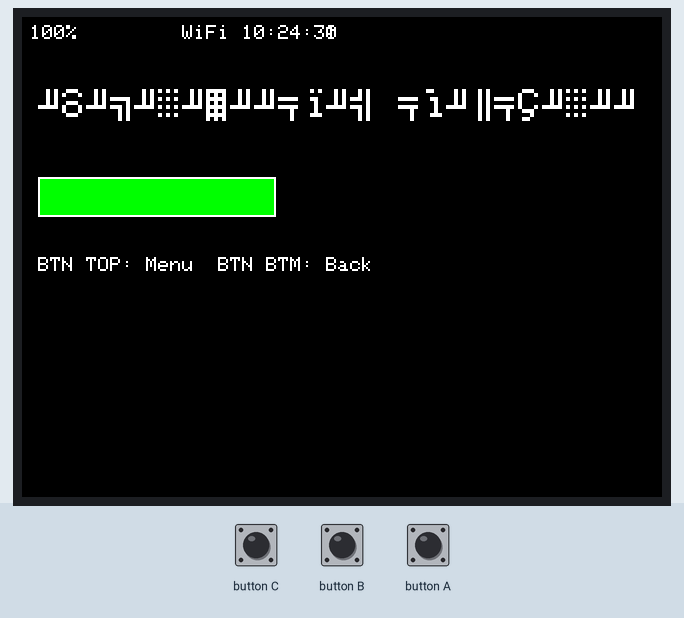
A program run on a simulated ESP32. Shown: 320×240 colour display. The test bench sets the inputs (shaded band). The local clock reads 2024-03-15 10:24:30 at power-on unless the program sets it; storage starts empty.

Above: at 1.6 s.
1.7 s: button C pressed for 0.15 s
At 2.6 s:
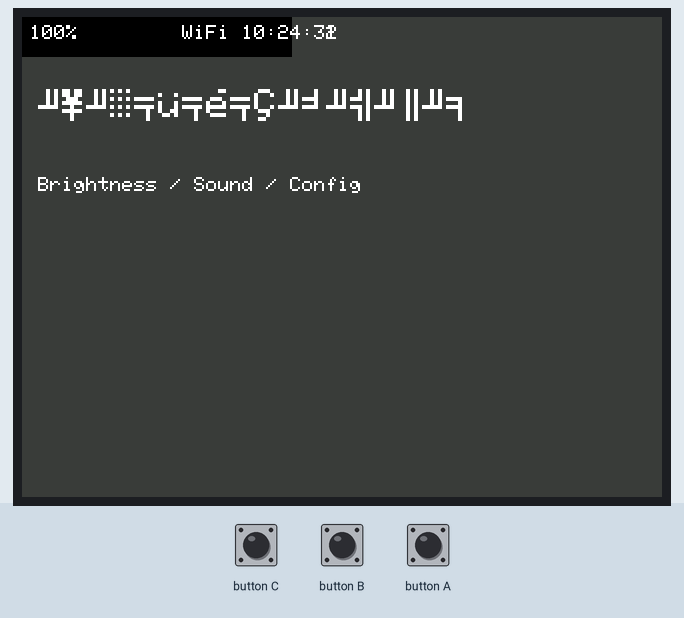
4.8 s: button B pressed for 0.15 s
At 5.8 s:
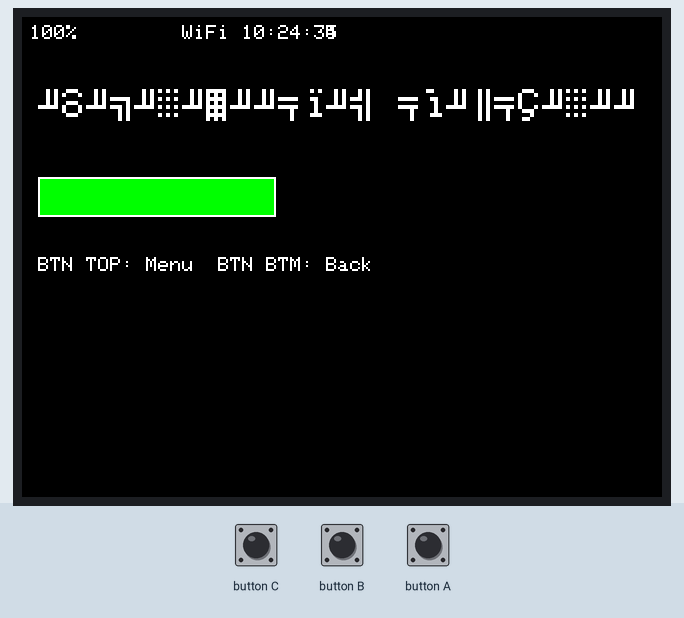
6.5 s: button A pressed for 0.15 s
At 7.8 s:
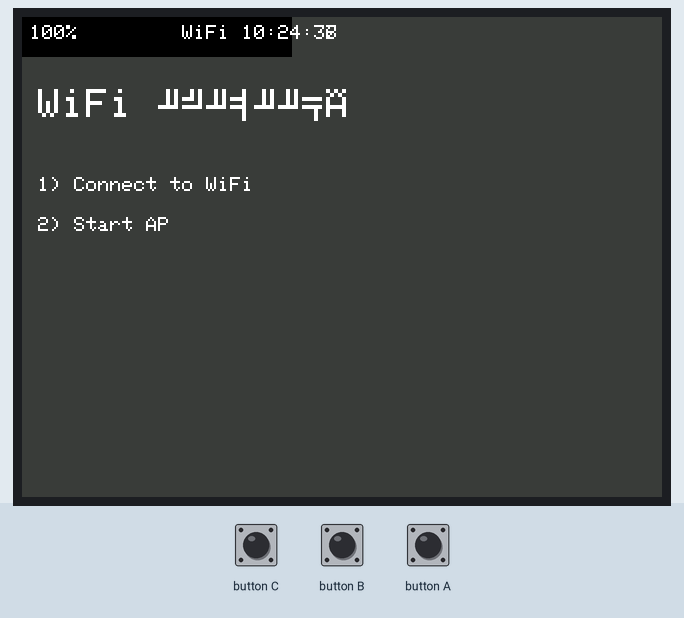
9.6 s: button B pressed for 1 s
At 10.6 s:
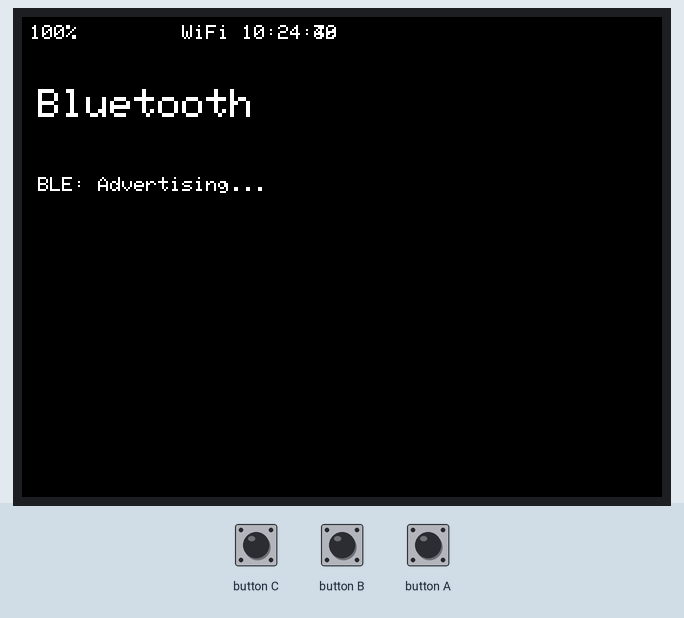
13.6 s: button C pressed for 1 s
At 14.8 s:
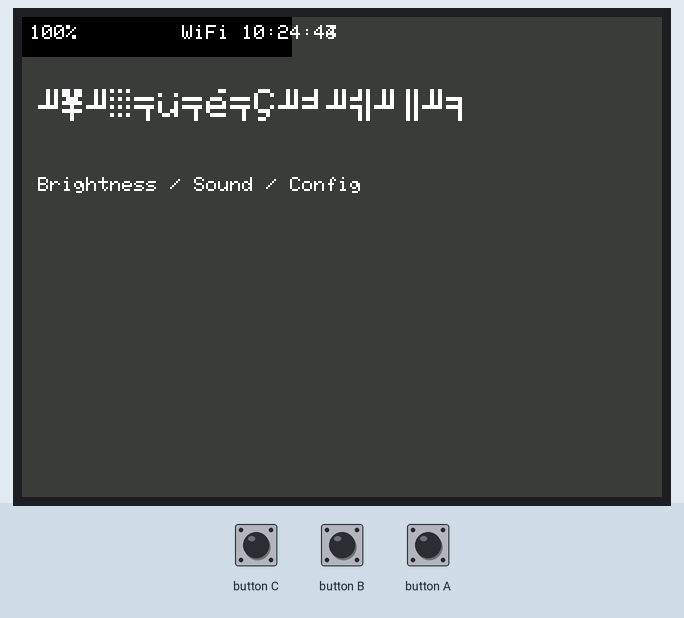
16.1 s: button A pressed for 1 s
At 17.7 s:
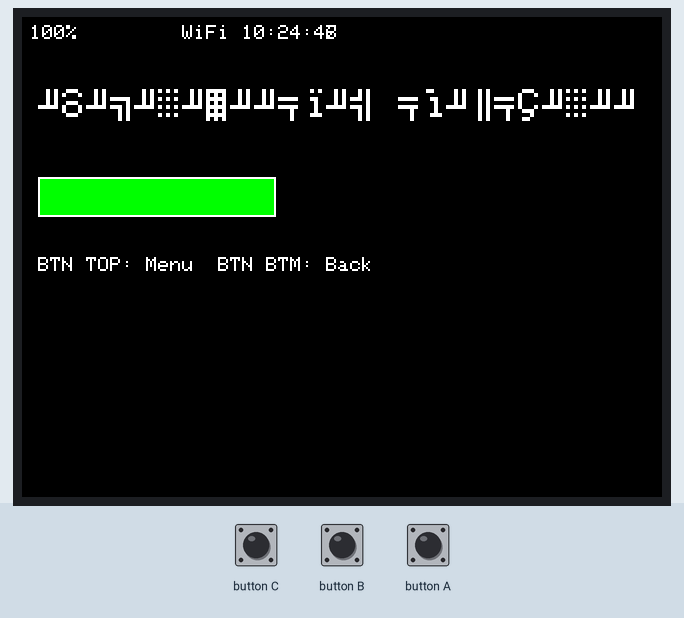
Timing chart, 0 to 19.2 s (numbered marks = the images above; inputs shaded):
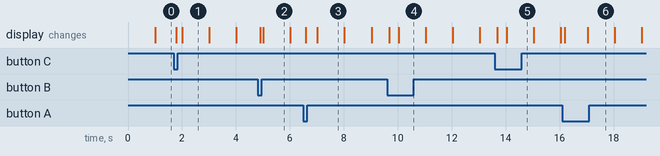

The program:

main.cpp
```cpp
// main.cpp
// Simplified working framework for M5StickC Plus2 (Arduino/PlatformIO)
#include <M5Unified.h>
#include <WiFi.h>
#include <BLEDevice.h>
#include <IRremote.h>
#include <SPIFFS.h>
#include <time.h>

const char* ap_ssid = "MyDevice_AP";
const char* ap_pass = "12345678";
const int IR_SEND_PIN = 19;
const int TFT_W = 135;
const int TFT_H = 240;

enum Screen { SCREEN_MAIN, SCREEN_WIFI, SCREEN_BLUETOOTH, SCREEN_SETTINGS, SCREEN_IR };
Screen currentScreen = SCREEN_MAIN;

unsigned long lastClockUpdate = 0;
const unsigned long CLOCK_INTERVAL = 1000;

IRsend irsend(IR_SEND_PIN);

float readBatteryPercent(){
  // Use M5.Axp.BatteryPercent() when available in your M5 library; fallback stub:
  #ifdef ARDUINO_M5Stick_C_PLUS
    // some M5 libraries expose power API; adjust if needed
  #endif
  return 100.0; // placeholder until replaced by actual power API or ADC reading
}

String formattedTime(){
  time_t now;
  time(&now);
  struct tm* tm_info = localtime(&now);
  char buf[32];
  strftime(buf, sizeof(buf), "%H:%M:%S", tm_info);
  return String(buf);
}

void drawStatusBar(){
  auto &lcd = M5.Display;
  lcd.fillRect(0, 0, TFT_W, 20, 0); // black
  float batt = readBatteryPercent();
  String bp = String((int)batt) + "%";
  lcd.setTextSize(1);
  lcd.setCursor(4, 4);
  lcd.setTextColor(0xFFFF);
  lcd.print(bp);
  lcd.setCursor(80,4);
  lcd.print("WiFi");
  lcd.setCursor(110,4);
  lcd.print(formattedTime());
}

void drawMainScreen(){
  auto &lcd = M5.Display;
  lcd.fillScreen(0);
  drawStatusBar();
  lcd.setTextSize(2);
  lcd.setCursor(8,36);
  lcd.setTextColor(0xFFFF);
  lcd.print("Главный экран");
  int barX = 8, barY = 80, barW = 119, barH = 20;
  float batt = readBatteryPercent();
  lcd.drawRect(barX, barY, barW, barH, 0xFFFF);
  int fillW = (int)((batt/100.0) * (barW-2));
  lcd.fillRect(barX+1, barY+1, fillW, barH-2, 0x07E0); // green-ish
  lcd.setTextSize(1);
  lcd.setCursor(8,120);
  lcd.printf("BTN TOP: Menu  BTN BTM: Back");
}

void drawWifiScreen(){
  auto &lcd = M5.Display;
  lcd.fillScreen(0x39E7); // dark grey approx
  drawStatusBar();
  lcd.setTextSize(2);
  lcd.setCursor(8,36);
  lcd.setTextColor(0xFFFF);
  lcd.print("WiFi меню");
  lcd.setTextSize(1);
  lcd.setCursor(8,80);
  lcd.print("1) Connect to WiFi");
  lcd.setCursor(8,100);
  lcd.print("2) Start AP");
}

void drawBluetoothScreen(){
  auto &lcd = M5.Display;
  lcd.fillScreen(0);
  drawStatusBar();
  lcd.setTextSize(2);
  lcd.setCursor(8,36);
  lcd.setTextColor(0xFFFF);
  lcd.print("Bluetooth");
  lcd.setTextSize(1);
  lcd.setCursor(8,80);
  lcd.print("BLE: Advertising...");
}

void drawSettingsScreen(){
  auto &lcd = M5.Display;
  lcd.fillScreen(0x39E7);
  drawStatusBar();
  lcd.setTextSize(2);
  lcd.setCursor(8,36);
  lcd.setTextColor(0xFFFF);
  lcd.print("Настройки");
  lcd.setTextSize(1);
  lcd.setCursor(8,80);
  lcd.print("Brightness / Sound / Config");
}

void drawIRScreen(){
  auto &lcd = M5.Display;
  lcd.fillScreen(0);
  drawStatusBar();
  lcd.setTextSize(2);
  lcd.setCursor(8,36);
  lcd.setTextColor(0xFFFF);
  lcd.print("IR Remote");
  lcd.setTextSize(1);
  lcd.setCursor(8,80);
  lcd.print("Press top to send IR code");
}

void animateScreenTransition(Screen toScreen){
  // Simple transition: just set current and redraw. Complex fades may be slow on device.
  currentScreen = toScreen;
  switch(currentScreen){
    case SCREEN_MAIN: drawMainScreen(); break;
    case SCREEN_WIFI: drawWifiScreen(); break;
    case SCREEN_BLUETOOTH: drawBluetoothScreen(); break;
    case SCREEN_SETTINGS: drawSettingsScreen(); break;
    case SCREEN_IR: drawIRScreen(); break;
  }
}

void startWiFiAP(){
  WiFi.disconnect(true);
  WiFi.mode(WIFI_AP);
  WiFi.softAP(ap_ssid, ap_pass);
}

void startBLE(){
  BLEDevice::init("M5StickC_Plus2");
}

void sendIRExample(){
  // send a NEC code example
  irsend.sendNEC(0x20DF10EF, 32);
}

void handleButtons(){
  if (M5.BtnA.wasPressed()){
    if (currentScreen == SCREEN_MAIN) animateScreenTransition(SCREEN_WIFI);
    else animateScreenTransition(SCREEN_MAIN);
  }
  if (M5.BtnB.wasPressed()){
    if (currentScreen == SCREEN_WIFI) animateScreenTransition(SCREEN_BLUETOOTH);
    else animateScreenTransition(SCREEN_MAIN);
  }
  if (M5.BtnC.wasPressed()){
    animateScreenTransition(SCREEN_SETTINGS);
  }
}

void setup(){
  Serial.begin(115200);
  auto cfg = M5.config();
  cfg.clear(); // use defaults
  M5.begin(cfg);
  if(!SPIFFS.begin(true)){
    Serial.println("SPIFFS Mount Failed");
  }
  irsend.begin();
  configTime(0, 0, "pool.ntp.org", "time.google.com");
  drawMainScreen();
}

void loop(){
  M5.update();
  if (millis() - lastClockUpdate > CLOCK_INTERVAL){
    lastClockUpdate = millis();
    drawStatusBar();
  }
  handleButtons();
  if (currentScreen == SCREEN_IR && M5.BtnA.wasPressed()){
    sendIRExample();
  }
  delay(10);
}
```

Measured:
- after the input at 1.7 s, the display: first changes after 0.08 s (image 1 shows a later state)
- after the input at 4.8 s, the display: first changes after 0.09 s (image 2 shows a later state)
- after the input at 6.5 s, the display: first changes after 0.09 s (image 3 shows a later state)
- after the input at 9.6 s, the display: first changes after 0.08 s (image 4 shows a later state)
- after the input at 13.6 s, the display: first changes after 0.09 s (image 5 shows a later state)
- after the input at 16.1 s, the display: first changes after 0.09 s (image 6 shows a later state)
